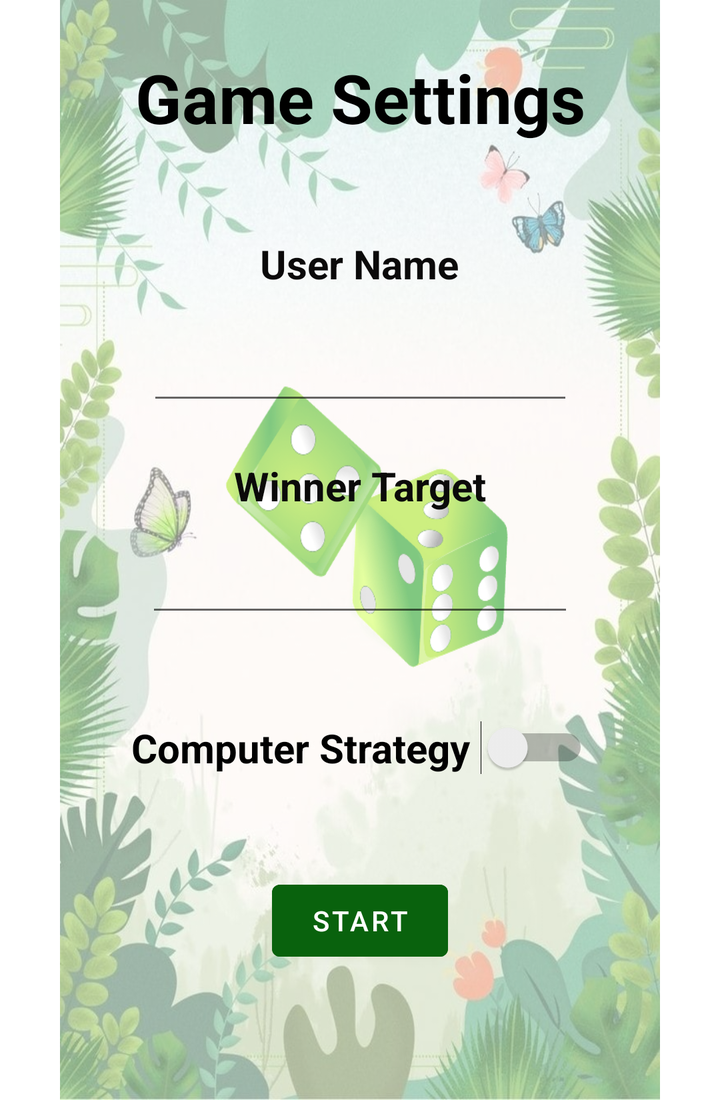
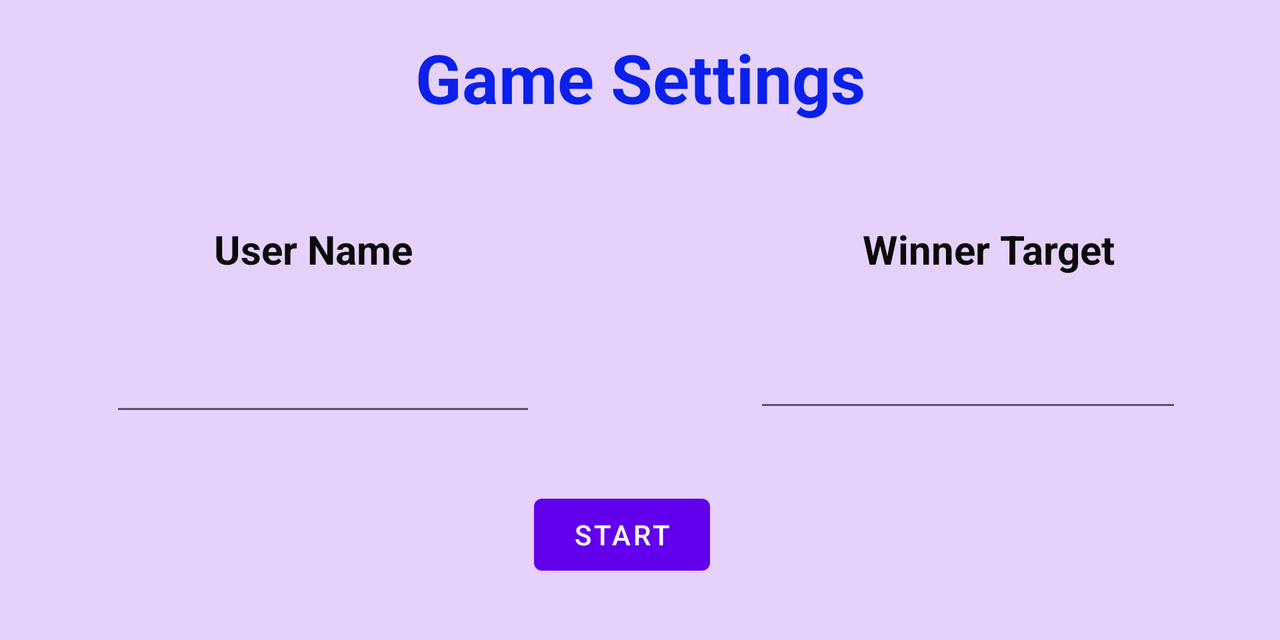

The same Android screen from two of the app's own layout files: first res/layout/ as a phone draws it, then the repository's variant for another configuration, drawn on a device whose configuration selects that folder. Both files follow.
<!-- AndroidManifest.xml: application theme Theme.Dice_Game_Application -->
<!-- res/layout/activity_game_inputs_rules.xml -->
<?xml version="1.0" encoding="utf-8"?>
<androidx.constraintlayout.widget.ConstraintLayout xmlns:android="http://schemas.android.com/apk/res/android"
    xmlns:app="http://schemas.android.com/apk/res-auto"
    xmlns:tools="http://schemas.android.com/tools"
    android:layout_width="300dp"
    android:layout_height="550dp"
    android:layout_gravity="center"
    android:background="@drawable/splash"
    tools:context=".Game_Inputs_rules">

    <Switch
        android:id="@+id/hardswich"
        android:layout_width="wrap_content"
        android:layout_height="wrap_content"
        android:layout_marginTop="47dp"
        android:text="Computer Strategy "
        android:textColor="@color/black"
        android:textSize="20dp"
        android:textStyle="bold"
        app:layout_constraintEnd_toEndOf="parent"
        app:layout_constraintHorizontal_bias="0.5"
        app:layout_constraintStart_toStartOf="parent"
        app:layout_constraintTop_toBottomOf="@+id/target_field" />

    <TextView
        android:id="@+id/textView2"
        android:layout_width="wrap_content"
        android:layout_height="wrap_content"
        android:layout_marginTop="26dp"
        android:text="Game Settings"
        android:textColor="@color/black"
        android:textSize="34sp"
        android:textStyle="bold"
        app:layout_constraintEnd_toEndOf="parent"
        app:layout_constraintHorizontal_bias="0.5"
        app:layout_constraintStart_toStartOf="parent"
        app:layout_constraintTop_toTopOf="parent" />

    <EditText
        android:id="@+id/name_field"
        android:layout_width="213dp"
        android:layout_height="51dp"
        android:layout_marginTop="11dp"
        android:ems="10"
        android:inputType="textPersonName"
        android:textAlignment="center"
        app:layout_constraintEnd_toEndOf="parent"
        app:layout_constraintHorizontal_bias="0.5"
        app:layout_constraintStart_toStartOf="parent"
        app:layout_constraintTop_toBottomOf="@+id/textView10" />

    <Button
        android:id="@+id/start_button"
        android:layout_width="wrap_content"
        android:layout_height="wrap_content"
        android:layout_marginTop="49dp"
        android:backgroundTint="#09620D"
        android:text="Start"
        app:layout_constraintEnd_toEndOf="parent"
        app:layout_constraintHorizontal_bias="0.5"
        app:layout_constraintStart_toStartOf="parent"
        app:layout_constraintTop_toBottomOf="@+id/hardswich" />

    <TextView
        android:id="@+id/textView10"
        android:layout_width="wrap_content"
        android:layout_height="wrap_content"
        android:layout_marginStart="100dp"
        android:layout_marginTop="16dp"
        android:text="User Name"
        android:textColor="#0B0A0A"
        android:textSize="20sp"
        android:textStyle="bold"
        app:layout_constraintStart_toStartOf="parent"
        app:layout_constraintTop_toBottomOf="@+id/check" />

    <TextView
        android:id="@+id/textView11"
        android:layout_width="wrap_content"
        android:layout_height="wrap_content"
        android:layout_marginTop="22dp"
        android:text="Winner Target"
        android:textColor="#0B0A0A"
        android:textSize="20sp"
        android:textStyle="bold"
        app:layout_constraintEnd_toEndOf="parent"
        app:layout_constraintHorizontal_bias="0.5"
        app:layout_constraintStart_toStartOf="parent"
        app:layout_constraintTop_toBottomOf="@+id/name_field" />

    <EditText
        android:id="@+id/target_field"
        android:layout_width="214dp"
        android:layout_height="43dp"
        android:layout_marginTop="14dp"
        android:ems="10"
        android:inputType="number"
        android:textAlignment="center"
        app:layout_constraintEnd_toEndOf="parent"
        app:layout_constraintHorizontal_bias="0.5"
        app:layout_constraintStart_toStartOf="parent"
        app:layout_constraintTop_toBottomOf="@+id/textView11" />

    <TextView
        android:id="@+id/check"
        android:layout_width="wrap_content"
        android:layout_height="wrap_content"
        android:layout_marginTop="12dp"
        android:text="Must Filed !"
        android:textColor="#E60707"
        android:textSize="14sp"
        android:textStyle="bold"
        android:visibility="invisible"
        app:layout_constraintEnd_toEndOf="parent"
        app:layout_constraintHorizontal_bias="0.5"
        app:layout_constraintStart_toStartOf="parent"
        app:layout_constraintTop_toBottomOf="@+id/textView2" />

</androidx.constraintlayout.widget.ConstraintLayout>
<!-- resources referenced by this layout -->
<resources>
  <color name="black">#FF000000</color>
  <!-- drawable splash: png bitmap (drawable, 991801 bytes) -->
  <style name="Theme.Dice_Game_Application" parent="Theme.MaterialComponents.DayNight.NoActionBar">
          
          <item name="colorPrimary">@color/purple_500</item>
          <item name="colorPrimaryVariant">@color/purple_700</item>
          <item name="colorOnPrimary">@color/white</item>
          
          <item name="colorSecondary">@color/teal_200</item>
          <item name="colorSecondaryVariant">@color/teal_700</item>
          <item name="colorOnSecondary">@color/black</item>
          
          <item name="android:statusBarColor">?attr/colorPrimaryVariant</item>
          
      </style>
  <color name="purple_500">#FF6200EE</color>
  <color name="purple_700">#0F0F10</color>
  <color name="white">#FFFFFFFF</color>
  <color name="teal_200">#FF03DAC5</color>
  <color name="teal_700">#FF018786</color>
</resources>
<!-- res/layout-land/activity_game_inputs_rules.xml (the repository's variant of the layout above) -->
<!-- drawn on the phone turned sideways -->
<?xml version="1.0" encoding="utf-8"?>
<androidx.constraintlayout.widget.ConstraintLayout xmlns:android="http://schemas.android.com/apk/res/android"
    xmlns:app="http://schemas.android.com/apk/res-auto"
    xmlns:tools="http://schemas.android.com/tools"
    android:layout_width="650dp"
    android:layout_height="320dp"
    android:layout_gravity="center"
    android:background="#E5D1FA"
    tools:context=".Game_Inputs_rules">

    <TextView
        android:id="@+id/textView2"
        android:layout_width="wrap_content"
        android:layout_height="wrap_content"
        android:layout_marginTop="16dp"
        android:text="Game Settings"
        android:textColor="#0B21EA"
        android:textSize="34sp"
        android:textStyle="bold"
        app:layout_constraintEnd_toEndOf="parent"
        app:layout_constraintHorizontal_bias="0.5"
        app:layout_constraintStart_toEndOf="@+id/check"
        app:layout_constraintStart_toStartOf="parent"
        app:layout_constraintTop_toTopOf="parent" />

    <EditText
        android:id="@+id/name_field"
        android:layout_width="213dp"
        android:layout_height="51dp"
        android:layout_marginStart="60dp"
        android:layout_marginTop="24dp"
        android:ems="10"
        android:inputType="textPersonName"
        android:textAlignment="center"
        app:layout_constraintStart_toStartOf="parent"
        app:layout_constraintTop_toBottomOf="@+id/textView10" />

    <Button
        android:id="@+id/start_button"
        android:layout_width="wrap_content"
        android:layout_height="wrap_content"
        android:layout_marginStart="272dp"
        android:layout_marginTop="154dp"
        android:text="Start"
        app:layout_constraintStart_toStartOf="parent"
        app:layout_constraintTop_toBottomOf="@+id/check" />

    <TextView
        android:id="@+id/textView10"
        android:layout_width="wrap_content"
        android:layout_height="wrap_content"
        android:layout_marginStart="112dp"
        android:layout_marginTop="111dp"
        android:text="User Name"
        android:textColor="#0B0A0A"
        android:textSize="20sp"
        android:textStyle="bold"
        app:layout_constraintStart_toStartOf="parent"
        app:layout_constraintTop_toTopOf="parent" />

    <TextView
        android:id="@+id/textView11"
        android:layout_width="wrap_content"
        android:layout_height="wrap_content"
        android:layout_marginStart="225dp"
        android:layout_marginTop="111dp"
        android:text="Winner Target"
        android:textColor="#0B0A0A"
        android:textSize="20sp"
        android:textStyle="bold"
        app:layout_constraintStart_toEndOf="@+id/textView10"
        app:layout_constraintTop_toTopOf="parent" />

    <EditText
        android:id="@+id/target_field"
        android:layout_width="214dp"
        android:layout_height="49dp"
        android:layout_marginTop="24dp"
        android:layout_marginEnd="54dp"
        android:ems="10"
        android:inputType="number"
        android:textAlignment="center"
        app:layout_constraintEnd_toEndOf="parent"
        app:layout_constraintTop_toBottomOf="@+id/textView11" />

    <TextView
        android:id="@+id/check"
        android:layout_width="wrap_content"
        android:layout_height="wrap_content"
        android:layout_marginStart="288dp"
        android:layout_marginTop="9dp"
        android:layout_marginEnd="289dp"
        android:text="Must Filed !"
        android:textColor="#E60707"
        android:textSize="14sp"
        android:textStyle="bold"
        android:visibility="invisible"
        app:layout_constraintEnd_toEndOf="parent"
        app:layout_constraintStart_toStartOf="parent"
        app:layout_constraintTop_toBottomOf="@+id/textView2" />

</androidx.constraintlayout.widget.ConstraintLayout>
<!-- resources referenced by the variant -->
<!-- as the phone turned sideways resolves them -->
<resources>
  <style name="Theme.Dice_Game_Application" parent="Theme.MaterialComponents.DayNight.NoActionBar">
          
          <item name="colorPrimary">@color/purple_500</item>
          <item name="colorPrimaryVariant">@color/purple_700</item>
          <item name="colorOnPrimary">@color/white</item>
          
          <item name="colorSecondary">@color/teal_200</item>
          <item name="colorSecondaryVariant">@color/teal_700</item>
          <item name="colorOnSecondary">@color/black</item>
          
          <item name="android:statusBarColor">?attr/colorPrimaryVariant</item>
          
      </style>
  <color name="purple_500">#FF6200EE</color>
  <color name="purple_700">#0F0F10</color>
  <color name="white">#FFFFFFFF</color>
  <color name="teal_200">#FF03DAC5</color>
  <color name="teal_700">#FF018786</color>
  <color name="black">#FF000000</color>
</resources>
